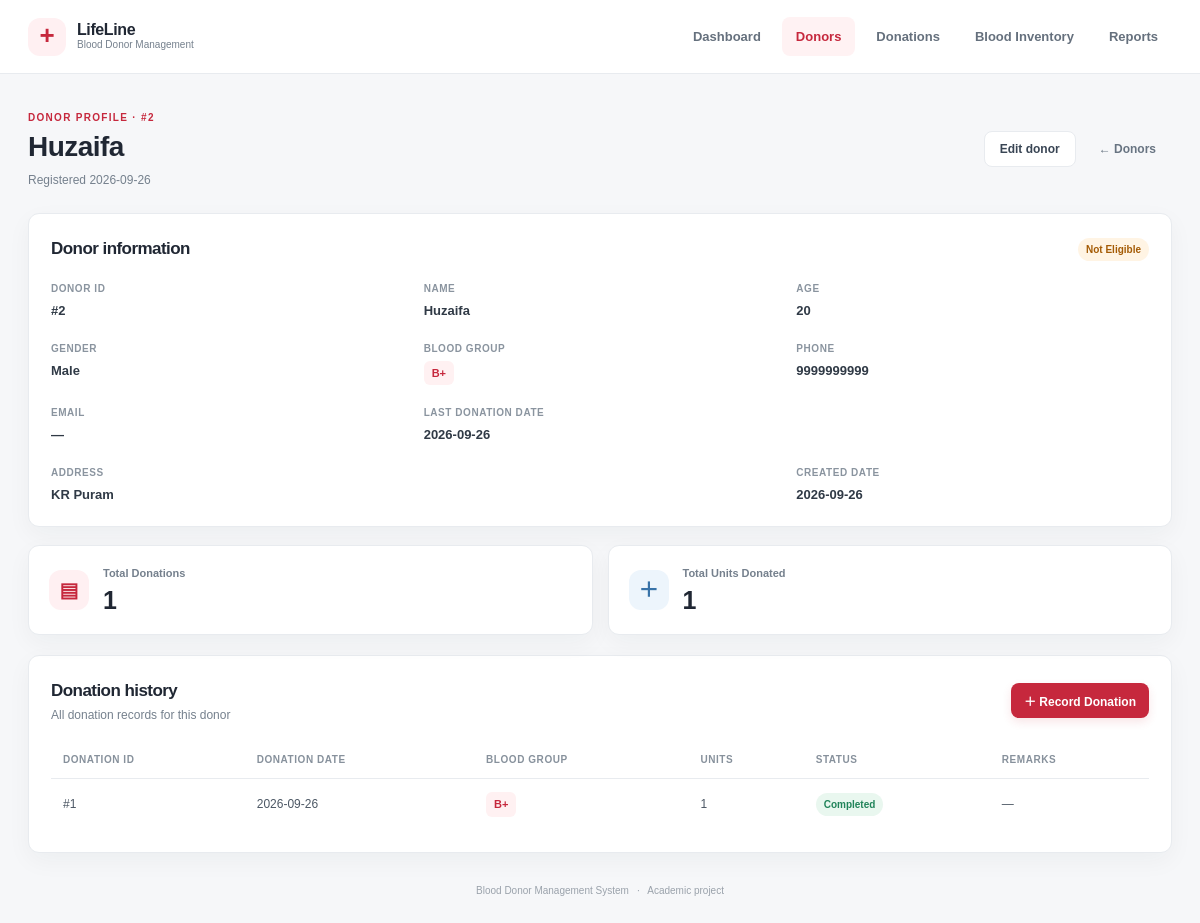
/donor/2, run on the app's committed database.
### tables this page shows
CREATE TABLE donors (
                donor_id INTEGER PRIMARY KEY AUTOINCREMENT,
                name TEXT NOT NULL, age INTEGER NOT NULL CHECK(age BETWEEN 18 AND 65),
                gender TEXT NOT NULL, blood_group TEXT NOT NULL,
                phone TEXT NOT NULL, email TEXT, address TEXT NOT NULL,
                last_donation_date TEXT, eligibility_status TEXT NOT NULL DEFAULT 'Eligible',
                created_date TEXT NOT NULL
            );

CREATE TABLE donations (
                donation_id INTEGER PRIMARY KEY AUTOINCREMENT,
                donor_id INTEGER NOT NULL REFERENCES donors(donor_id) ON DELETE CASCADE,
                donation_date TEXT NOT NULL, blood_group TEXT NOT NULL,
                units INTEGER NOT NULL CHECK(units > 0),
                donation_status TEXT NOT NULL CHECK(donation_status IN ('Completed','Cancelled')),
                remarks TEXT DEFAULT ''
            );

### app.py (the view)
@app.route("/donor/<int:donor_id>")
def donor_details(donor_id):
    with connect_db() as db:
        donor = db.execute("SELECT * FROM donors WHERE donor_id=?", (donor_id,)).fetchone()
        if donor is None:
            flash("Donor record was not found.", "error")
            return redirect(url_for("donors"))
        db.execute("UPDATE donors SET eligibility_status=? WHERE donor_id=?", (eligible(donor["last_donation_date"]), donor_id))
        donor = db.execute("SELECT * FROM donors WHERE donor_id=?", (donor_id,)).fetchone()
        history = db.execute("SELECT * FROM donations WHERE donor_id=? ORDER BY donation_date DESC,donation_id DESC", (donor_id,)).fetchall()
        totals = db.execute("SELECT COUNT(*) AS count,COALESCE(SUM(CASE WHEN donation_status='Completed' THEN units ELSE 0 END),0) AS units FROM donations WHERE donor_id=?", (donor_id,)).fetchone()
    return render_template("donor_details.html", donor=donor, history=history, totals=totals)

### app.py (called while the page is built)
def connect_db():
    connection = sqlite3.connect(DATABASE)
    connection.row_factory = sqlite3.Row
    connection.execute("PRAGMA foreign_keys = ON")
    return connection

def eligible(last_date):
    if not last_date:
        return "Eligible"
    try:
        return "Eligible" if (date.today() - date.fromisoformat(last_date)).days >= 90 else "Not Eligible"
    except ValueError:
        return "Eligible"

### templates/donor_details.html
{% extends 'base.html' %}{% block title %}{{ donor.name }} · Donor{% endblock %}{% block content %}
<section class="page-heading"><div><p class="eyebrow">DONOR PROFILE · #{{ donor.donor_id }}</p><h1>{{ donor.name }}</h1><p class="muted">Registered {{ donor.created_date }}</p></div><div class="heading-actions"><a class="button secondary" href="{{ url_for('edit_donor', donor_id=donor.donor_id) }}">Edit donor</a><a class="button quiet" href="{{ url_for('donors') }}">← Donors</a></div></section>
<section class="panel"><div class="section-title"><div><h2>Donor information</h2></div><span class="badge {{ 'good' if donor.eligibility_status == 'Eligible' else 'warning' }}">{{ donor.eligibility_status }}</span></div><dl class="detail-grid"><div><dt>Donor ID</dt><dd>#{{ donor.donor_id }}</dd></div><div><dt>Name</dt><dd>{{ donor.name }}</dd></div><div><dt>Age</dt><dd>{{ donor.age }}</dd></div><div><dt>Gender</dt><dd>{{ donor.gender }}</dd></div><div><dt>Blood group</dt><dd><span class="blood-pill">{{ donor.blood_group }}</span></dd></div><div><dt>Phone</dt><dd>{{ donor.phone }}</dd></div><div><dt>Email</dt><dd>{{ donor.email or '—' }}</dd></div><div><dt>Last donation date</dt><dd>{{ donor.last_donation_date or 'No donation recorded' }}</dd></div><div class="span-two"><dt>Address</dt><dd>{{ donor.address }}</dd></div><div><dt>Created date</dt><dd>{{ donor.created_date }}</dd></div></dl></section>
<section class="stat-grid compact"><article class="stat-card"><span class="stat-icon red">▤</span><div><p>Total Donations</p><strong>{{ totals.count }}</strong></div></article><article class="stat-card"><span class="stat-icon blue">＋</span><div><p>Total Units Donated</p><strong>{{ totals.units }}</strong></div></article></section>
<section class="panel"><div class="section-title"><div><h2>Donation history</h2><p class="muted">All donation records for this donor</p></div><a class="button primary small" href="{{ url_for('add_donation') }}">＋ Record Donation</a></div>{% if history %}<div class="table-wrap"><table><thead><tr><th>Donation ID</th><th>Donation Date</th><th>Blood Group</th><th>Units</th><th>Status</th><th>Remarks</th></tr></thead><tbody>{% for item in history %}<tr><td>#{{ item.donation_id }}</td><td>{{ item.donation_date }}</td><td><span class="blood-pill">{{ item.blood_group }}</span></td><td>{{ item.units }}</td><td><span class="badge {{ 'good' if item.donation_status == 'Completed' else 'neutral' }}">{{ item.donation_status }}</span></td><td>{{ item.remarks or '—' }}</td></tr>{% endfor %}</tbody></table></div>{% else %}<div class="empty-state">No donation history for this donor yet.</div>{% endif %}</section>{% endblock %}

### static/style.css (style rules this page uses)
:root { --red:#c6283d;--red-dark:#a91f32;--ink:#202733;--muted:#75808d;--line:#e8ebef;--canvas:#f6f7f9;--white:#fff;--green:#21845a;--amber:#a96308;--blue:#3973a8;--shadow:0 8px 24px rgba(29,40,55,.045) }
* { box-sizing:border-box }
body { margin:0;background:var(--canvas);color:var(--ink);font-family:'DM Sans',Arial,sans-serif;font-size:14px;line-height:1.5 }
a { color:inherit;text-decoration:none }
.page-heading { display:flex;align-items:center;justify-content:space-between;margin:0 0 24px;gap:16px }
.eyebrow { color:var(--red);letter-spacing:1.3px;font-weight:700;font-size:10px;margin:0 0 5px }
h1,h2,p { margin-top:0 }
h1,h2 { font-family:'Manrope','DM Sans',sans-serif;letter-spacing:-.55px }
h1 { font-size:28px;line-height:1.2;margin-bottom:7px }
h2 { font-size:17px;margin-bottom:3px }
.muted { color:var(--muted);margin:0;font-size:12px }
.button { display:inline-flex;align-items:center;justify-content:center;border:1px solid transparent;padding:10px 15px;border-radius:8px;font:600 12px 'DM Sans',sans-serif;cursor:pointer;white-space:nowrap;transition:.15s }
.button.primary { background:var(--red);color:white;box-shadow:0 4px 10px rgba(198,40,61,.12) }
.button.secondary { background:#fff;border-color:var(--line);color:#394554 }
.button.quiet { background:transparent;color:#687482;border-color:transparent }
.button.small { padding:8px 12px }
.stat-grid { display:grid;grid-template-columns:repeat(4,1fr);gap:15px;margin-bottom:20px }
.stat-card { background:#fff;border:1px solid var(--line);border-radius:11px;padding:19px 20px;display:flex;align-items:center;gap:14px;box-shadow:var(--shadow) }
.stat-card p { font-size:11px;color:var(--muted);font-weight:600;margin:0 0 4px }
.stat-card strong { font:800 25px 'Manrope',sans-serif;letter-spacing:-1px }
.stat-icon { width:40px;height:40px;border-radius:12px;display:grid;place-items:center;font-size:20px;font-weight:700 }
.stat-icon.red { background:#fff0f2;color:var(--red) }
.stat-icon.blue { background:#edf5fc;color:var(--blue) }
.panel { background:#fff;border:1px solid var(--line);border-radius:11px;padding:22px;margin-bottom:18px;box-shadow:var(--shadow) }
.section-title { display:flex;align-items:center;justify-content:space-between;gap:16px;margin-bottom:17px }
.table-wrap { width:100%;overflow-x:auto }
table { border-collapse:collapse;width:100%;min-width:650px;text-align:left }
th { font-size:10px;letter-spacing:.55px;text-transform:uppercase;color:#87919c;font-weight:700;padding:11px 12px;border-bottom:1px solid var(--line);white-space:nowrap }
td { padding:13px 12px;border-bottom:1px solid #f0f1f3;color:#4d5865;font-size:12px;white-space:nowrap }
tbody tr:last-child td { border-bottom:0 }
.blood-pill { display:inline-block;color:var(--red);font-weight:700;background:#fff1f2;padding:4px 8px;border-radius:6px;font-size:11px }
.badge { display:inline-block;border-radius:20px;padding:4px 8px;font-size:10px;font-weight:700 }
.badge.good { background:#e9f7ef;color:#21845a }
.badge.warning { background:#fff4e4;color:#a45b05 }
.span-two { grid-column:span 2 }
.heading-actions { display:flex;gap:7px }
.detail-grid { display:grid;grid-template-columns:repeat(3,1fr);gap:20px;margin:0 }
.detail-grid div { min-width:0 }
.detail-grid dt { font-size:10px;color:#8a949f;text-transform:uppercase;letter-spacing:.55px;font-weight:700;margin-bottom:5px }
.detail-grid dd { margin:0;color:#303a46;font-size:13px;font-weight:600;overflow-wrap:anywhere }
.compact { grid-template-columns:repeat(2,1fr) }

### data on the page
donors: donor_id "2", name "Huzaifa", created_date "2026-09-26", eligibility_status "Not Eligible", age "20", gender "Male", blood_group "B+", phone "9999999999", email "—", last_donation_date "2026-09-26", address "KR Puram"
donations: donation_id "1", donation_date "2026-09-26", blood_group "B+", units "1", donation_status "Completed", remarks "—"

### other printed values
{{ totals.count }} "1"
{{ totals.units }} "1"
